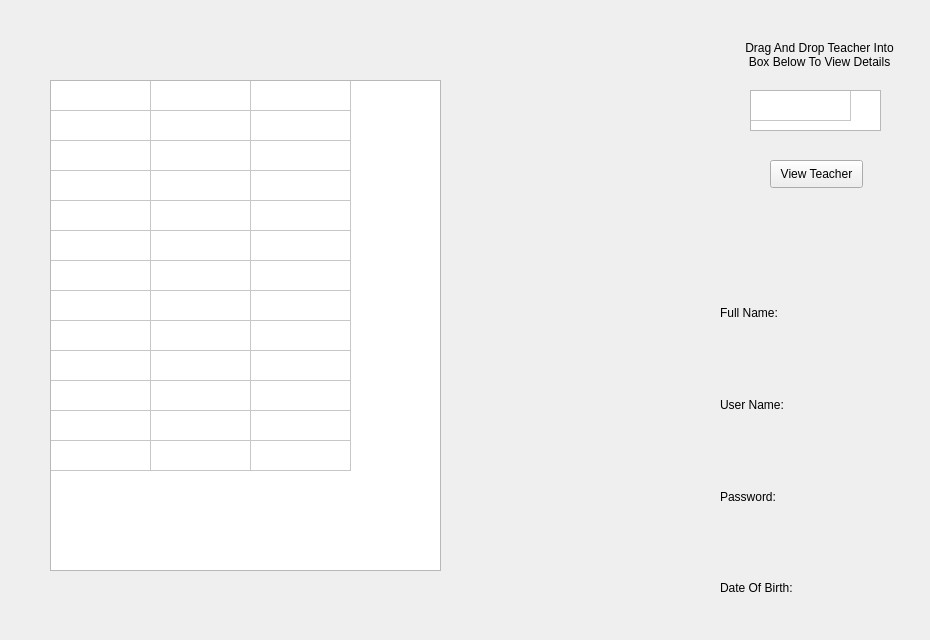
      <widget class="QWidget" name="tab_7">
       <attribute name="title">
        <string>Teachers Bank</string>
       </attribute>
       <widget class="QTableWidget" name="tableWidget_4">
        <property name="geometry">
         <rect>
          <x>50</x>
          <y>80</y>
          <width>391</width>
          <height>491</height>
         </rect>
        </property>
        <property name="editTriggers">
         <set>QAbstractItemView::NoEditTriggers</set>
        </property>
        <property name="dragEnabled">
         <bool>true</bool>
        </property>
        <property name="dragDropMode">
         <enum>QAbstractItemView::DragOnly</enum>
        </property>
        <property name="rowCount">
         <number>13</number>
        </property>
        <property name="columnCount">
         <number>3</number>
        </property>
        <attribute name="horizontalHeaderVisible">
         <bool>false</bool>
        </attribute>
        <attribute name="verticalHeaderVisible">
         <bool>false</bool>
        </attribute>
        <row/>
        <row/>
        <row/>
        <row/>
        <row/>
        <row/>
        <row/>
        <row/>
        <row/>
        <row/>
        <row/>
        <row/>
        <row/>
        <column/>
        <column/>
        <column/>
       </widget>
       <widget class="QLabel" name="label_12">
        <property name="geometry">
         <rect>
          <x>740</x>
          <y>30</y>
          <width>159</width>
          <height>50</height>
         </rect>
        </property>
        <property name="minimumSize">
         <size>
          <width>0</width>
          <height>50</height>
         </size>
        </property>
        <property name="text">
         <string>Drag And Drop Teacher Into Box Below To View Details</string>
        </property>
        <property name="alignment">
         <set>Qt::AlignCenter</set>
        </property>
        <property name="wordWrap">
         <bool>true</bool>
        </property>
       </widget>
       <widget class="QTableWidget" name="tableWidget_5">
        <property name="geometry">
         <rect>
          <x>750</x>
          <y>90</y>
          <width>131</width>
          <height>41</height>
         </rect>
        </property>
        <property name="acceptDrops">
         <bool>true</bool>
        </property>
        <property name="editTriggers">
         <set>QAbstractItemView::NoEditTriggers</set>
        </property>
        <property name="dragDropMode">
         <enum>QAbstractItemView::DropOnly</enum>
        </property>
        <property name="rowCount">
         <number>1</number>
        </property>
        <property name="columnCount">
         <number>1</number>
        </property>
        <attribute name="horizontalHeaderVisible">
         <bool>false</bool>
        </attribute>
        <attribute name="verticalHeaderVisible">
         <bool>false</bool>
        </attribute>
        <row/>
        <column/>
       </widget>
       <widget class="QWidget" name="layoutWidget_2">
        <property name="geometry">
         <rect>
          <x>720</x>
          <y>270</y>
          <width>201</width>
          <height>361</height>
         </rect>
        </property>
        <layout class="QVBoxLayout" name="verticalLayout_3">
         <item>
          <widget class="QLabel" name="label_13">
           <property name="text">
            <string>Full Name:</string>
           </property>
          </widget>
         </item>
         <item>
          <widget class="QLabel" name="label_14">
           <property name="text">
            <string>User Name:</string>
           </property>
          </widget>
         </item>
         <item>
          <widget class="QLabel" name="label_15">
           <property name="text">
            <string>Password:</string>
           </property>
          </widget>
         </item>
         <item>
          <widget class="QLabel" name="label_16">
           <property name="text">
            <string>Date Of Birth:</string>
           </property>
          </widget>
         </item>
        </layout>
       </widget>
       <widget class="QPushButton" name="pushButton_5">
        <property name="geometry">
         <rect>
          <x>770</x>
          <y>160</y>
          <width>93</width>
          <height>28</height>
         </rect>
        </property>
        <property name="text">
         <string>View Teacher</string>
        </property>
       </widget>
       <widget class="QLabel" name="label_27">
        <property name="geometry">
         <rect>
          <x>730</x>
          <y>200</y>
          <width>181</width>
          <height>50</height>
         </rect>
        </property>
        <property name="minimumSize">
         <size>
          <width>100</width>
          <height>50</height>
         </size>
        </property>
        <property name="text">
         <string/>
        </property>
       </widget>
      </widget>
